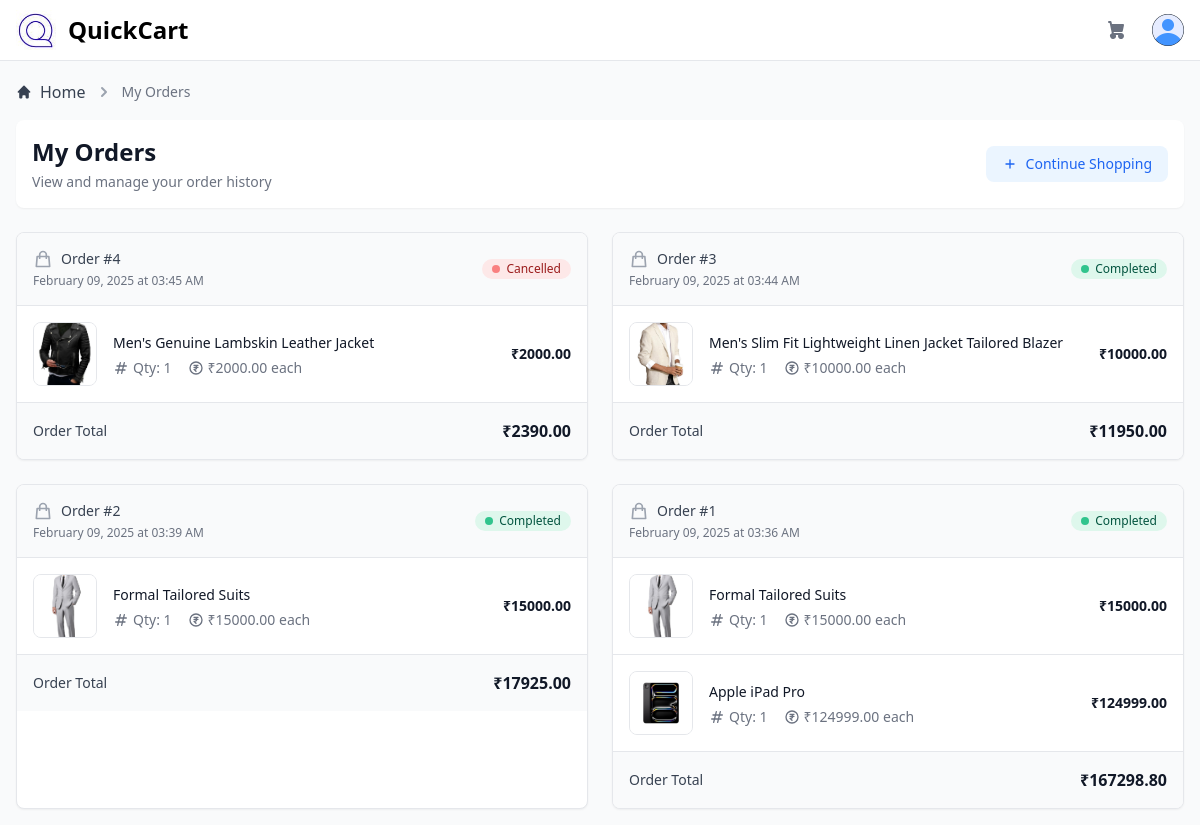
/orders (signed in), run on an earlier commit of the app's database.
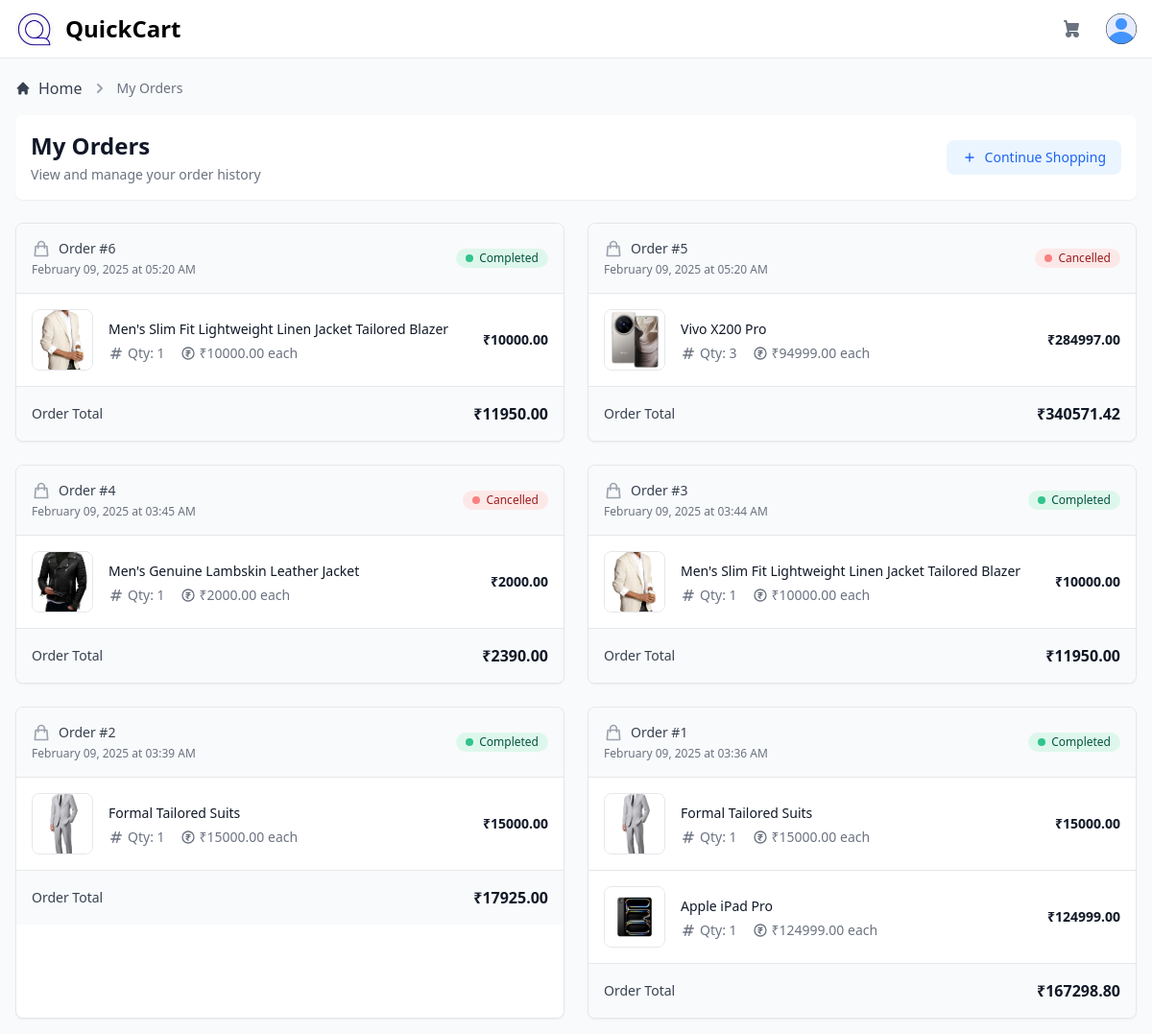
And on a later commit of the database.
### app.py (models this page shows)
class Order(db.Model):
    __tablename__ = "order"
    id = db.Column(db.Integer, primary_key=True)
    user_id = db.Column(db.Integer, db.ForeignKey("user_database.id"), nullable=False)
    total_price = db.Column(db.Float, nullable=False)
    status = db.Column(db.String(50), default="Pending")
    created_at = db.Column(
        db.DateTime,
        default=lambda: datetime.now(timezone("Asia/Kolkata")),
        nullable=False,
    )

class OrderItem(db.Model):
    __tablename__ = "order_item"
    id = db.Column(db.Integer, primary_key=True)
    order_id = db.Column(db.Integer, db.ForeignKey("order.id"), nullable=False)
    product_id = db.Column(db.Integer, db.ForeignKey("product.id"), nullable=False)
    quantity = db.Column(db.Integer, nullable=False)
    price = db.Column(db.Float, nullable=False)  # Store price at the time of purchase
    order = db.relationship("Order", backref="order_items", lazy=True)
    product = db.relationship("Product", backref="order_items", lazy=True)

class Product(db.Model):
    __tablename__ = "product"
    id = db.Column(db.Integer, primary_key=True)
    name = db.Column(db.String(200), nullable=False)
    description = db.Column(db.Text, nullable=False)
    price = db.Column(db.Float, nullable=False)
    category = db.Column(db.String(100), nullable=False)
    rating = db.Column(db.Float, default=0)
    stock = db.Column(db.Integer, default=0)
    image = db.Column(db.String(150), nullable=True)
    created_at = db.Column(db.DateTime, default=datetime.now(timezone("Asia/Kolkata")))
    earning = db.Column(db.Float, default=0)
    supplier_id = db.Column(
        db.Integer, db.ForeignKey("user_database.id"), nullable=False
    )
    reviews = db.relationship("Review", backref="product", lazy=True)
    cart_items = db.relationship("CartItem", backref="product", lazy=True)

### app.py (the view)
@app.route("/orders")
@login_required
def orders():
    user_orders = Order.query.filter_by(user_id=current_user.id)\
        .order_by(Order.created_at.desc())\
        .all()
    min_price = db.session.query(func.min(Product.price)).scalar() or 0
    max_price = db.session.query(func.max(Product.price)).scalar() or 10000
    return render_template("users/orders.html",
                         orders=user_orders,
                         user=current_user,
                         min_price=min_price,
                         max_price=max_price)

### app.py (called while the page is built)
@login_manager.user_loader
def load_user(user_id):
    return UserDatabase.query.get(int(user_id))

@app.context_processor
def inject_cart_data():
    cart_items = []
    cart_count = 0
    if current_user.is_authenticated:
        cart_items = CartItem.query.filter_by(user_id=current_user.id).all()
        cart_count = sum(item.quantity for item in cart_items)
    return dict(cart_items=cart_items, cart_count=cart_count)

@app.context_processor
def inject_cart_data():
    cart_items = []
    cart_count = 0
    if current_user.is_authenticated:
        cart_items = CartItem.query.filter_by(user_id=current_user.id).all()
        cart_count = sum(item.quantity for item in cart_items)
    return dict(cart_items=cart_items, cart_count=cart_count)

### templates/users/orders.html (shortened to what this page needs)
{% extends "layout.html" %}
{% block content %}
<nav class="flex mb-4" aria-label="Breadcrumb">
  <ol class="inline-flex items-center space-x-1 md:space-x-2">
    <li class="inline-flex items-center">
      <a href="{{ url_for('home') }}" class="inline-flex items-center text-gray-700 hover:text-blue-600 dark:text-gray-300 dark:hover:text-white">
        <svg class="w-4 h-4 mr-2" fill="currentColor" viewBox="0 0 20 20" xmlns="http://www.w3.org/2000/svg">
          <path d="M10.707 2.293a1 1 0 00-1.414 0l-7 7a1 1 0 001.414 1.414L4 10.414V17a1 1 0 001 1h2a1 1 0 001-1v-2a1 1 0 011-1h2a1 1 0 011 1v2a1 1 0 001 1h2a1 1 0 001-1v-6.586l.293.293a1 1 0 001.414-1.414l-7-7z"></path>
        </svg>
        Home
      </a>
    </li>
    <li aria-current="page">
      <div class="flex items-center">
        <svg class="w-5 h-5 text-gray-400" fill="currentColor" viewBox="0 0 20 20" xmlns="http://www.w3.org/2000/svg">
          <path fill-rule="evenodd" d="M7.293 14.707a1 1 0 010-1.414L10.586 10 7.293 6.707a1 1 0 011.414-1.414l4 4a1 1 0 010 1.414l-4 4a1 1 0 01-1.414 0z" clip-rule="evenodd"></path>
        </svg>
        <span class="ml-1 text-sm font-medium text-gray-500 md:ml-2 dark:text-gray-400">My Orders</span>
      </div>
    </li>
  </ol>
</nav>
<div class="p-4 bg-white rounded-lg shadow-sm mb-6 dark:bg-gray-800">
  <div class="flex items-center justify-between">
    <div>
      <h1 class="text-xl font-semibold text-gray-900 sm:text-2xl dark:text-white">My Orders</h1>
      <p class="mt-1 text-sm text-gray-500 dark:text-gray-400">View and manage your order history</p>
    </div>
    <a href="{{ url_for('home') }}" class="inline-flex items-center px-4 py-2 text-sm font-medium text-blue-600 bg-blue-50 rounded-lg hover:bg-blue-100 dark:bg-blue-900/20 dark:text-blue-400 dark:hover:bg-blue-900/30">
      <svg class="w-4 h-4 mr-2" fill="none" stroke="currentColor" viewBox="0 0 24 24">
        <path stroke-linecap="round" stroke-linejoin="round" stroke-width="2" d="M12 6v6m0 0v6m0-6h6m-6 0H6"/>
      </svg>
      Continue Shopping
    </a>
  </div>
</div>
<div class="grid grid-cols-1 md:grid-cols-2 gap-6">
  {% if orders %}
    {% for order in orders %}
    <div class="bg-white rounded-lg shadow-sm overflow-hidden border border-gray-200 hover:border-gray-300 transition-colors dark:bg-gray-800 dark:border-gray-700 dark:hover:border-gray-600">
      <div class="p-4 bg-gray-50 border-b border-gray-200 dark:bg-gray-800/50 dark:border-gray-700">
        <div class="flex flex-wrap items-center justify-between gap-2">
          <div>
            <div class="flex items-center gap-2">
              <svg class="w-5 h-5 text-gray-400" fill="none" stroke="currentColor" viewBox="0 0 24 24">
                <path stroke-linecap="round" stroke-linejoin="round" stroke-width="2" d="M16 11V7a4 4 0 00-8 0v4M5 9h14l1 12H4L5 9z"/>
              </svg>
              <p class="text-sm font-medium text-gray-700 dark:text-gray-300">Order #{{ order.id }}</p>
            </div>
            <p class="mt-1 text-xs text-gray-500 dark:text-gray-400">
              {{ order.created_at.strftime('%B %d, %Y at %I:%M %p') }}
            </p>
          </div>
          <div class="flex items-center gap-3">
            <span class="inline-flex items-center px-2.5 py-0.5 rounded-full text-xs font-medium
              {% if order.status == 'Pending' %}
                bg-yellow-100 text-yellow-800 dark:bg-yellow-900/30 dark:text-yellow-500
              {% elif order.status == 'Completed' %}
                bg-green-100 text-green-800 dark:bg-green-900/30 dark:text-green-500
              {% elif order.status == 'Cancelled' %}
                bg-red-100 text-red-800 dark:bg-red-900/30 dark:text-red-500
              {% endif %}
            ">
              <span class="flex w-2 h-2 mr-1.5 rounded-full
                {% if order.status == 'Pending' %}
                  bg-yellow-400
                {% elif order.status == 'Completed' %}
                  bg-green-400
                {% elif order.status == 'Cancelled' %}
                  bg-red-400
                {% endif %}
              "></span>
              {{ order.status }}
            </span>
          </div>
        </div>
      </div>
      <div class="divide-y divide-gray-200 dark:divide-gray-700">
        {% for item in order.order_items %}
        <div class="p-4">
          <div class="flex items-center gap-4">
            <div class="flex-shrink-0">
              {% if item.product.image %}
                <img class="w-16 h-16 rounded-lg object-cover border border-gray-200 dark:border-gray-700"
                     src="{{ url_for('static', filename='dist/product_images/' + item.product.image) }}"
                     alt="{{ item.product.name }}">
              {% else %}
                <div class="w-16 h-16 bg-gray-100 rounded-lg border border-gray-200 dark:bg-gray-700 dark:border-gray-600"></div>
              {% endif %}
            </div>
            <div class="flex-1 min-w-0">
              <a href="{{ url_for('product_page', product_id=item.product.id) }}"
                 class="text-sm font-medium text-gray-900 hover:text-blue-600 dark:text-white dark:hover:text-blue-400">
                {{ item.product.name }}
              </a>
              <div class="mt-1 flex items-center gap-4 text-sm text-gray-500 dark:text-gray-400">
                <span class="flex items-center">
                  <svg class="w-4 h-4 mr-1" fill="none" stroke="currentColor" viewBox="0 0 24 24">
                    <path stroke-linecap="round" stroke-linejoin="round" stroke-width="2" d="M7 20l4-16m2 16l4-16M6 9h14M4 15h14"/>
                  </svg>
                  Qty: {{ item.quantity }}
                </span>
                <span class="flex items-center">
                  <svg class="w-4 h-4 mr-1" fill="none" stroke="currentColor" viewBox="0 0 24 24">
                    <path stroke-linecap="round" stroke-linejoin="round" stroke-width="2" d="M9 8h6m-5 0a3 3 0 110 6H9l3 3m-3-6h6m6 1a9 9 0 11-18 0 9 9 0 0118 0z"/>
                  </svg>
                  ₹{{ "%.2f"|format(item.price) }} each
                </span>
              </div>
            </div>
            <div class="text-right">
              <p class="text-sm font-semibold text-gray-900 dark:text-white">
                ₹{{ "%.2f"|format(item.price * item.quantity) }}
              </p>
            </div>
          </div>
        </div>
        {% endfor %}
      </div>
      <div class="p-4 bg-gray-50 dark:bg-gray-800/50 border-t border-gray-200 dark:border-gray-700">
        <div class="flex justify-between items-center">
          <span class="text-sm font-medium text-gray-700 dark:text-gray-300">Order Total</span>
          <span class="text-base font-semibold text-gray-900 dark:text-white">₹{{ "%.2f"|format(order.total_price) }}</span>
        </div>
      </div>
    </div>
    {% endfor %}
  {% endif %}
</div>
{% endblock %}

### templates/layout.html (shortened to what this page needs)
<!DOCTYPE html>
<html lang="en">
  <head>
    <link href="https://cdnjs.cloudflare.com/ajax/libs/flowbite/2.3.0/flowbite.min.css" rel="stylesheet" />
    <link
      rel="stylesheet"
      href="{{url_for('static',filename='dist/css/output.css')}}"
    />
  </head>
  <body>
    <div class="antialiased bg-gray-50 dark:bg-gray-900">
      {% include 'components/navbar.html' %}
      <main class="p-4 {% if not request.endpoint in ['product_page', 'orders', 'offers', 'recently_viewed', 'wishlist'] %}md:ml-72{% endif %} h-auto pt-20">
        <div>{% block content %}{% endblock %}</div>
      </main>
    </div>
  </body>
</html>

### templates/components/navbar.html (shortened to what this page needs)
<nav
  class="bg-white border-b border-gray-200 px-4 py-2.5 dark:bg-gray-800 dark:border-gray-700 fixed left-0 right-0 top-0 z-50"
>
  <div class="flex flex-wrap justify-between items-center">
    <div class="flex justify-start items-center">
      <a
        href="{{ url_for('home') }}"
        class="flex items-center justify-between mr-4"
      >
        <img
          src="{{url_for('static',filename='dist/images/logo.jpg')}}"
          class="mr-3 h-10"
          alt="Flowbite Logo"
        />
        <span
          class="self-center text-2xl font-semibold whitespace-nowrap dark:text-white"
          >QuickCart</span
        >
      </a>
    </div>
    <div class="flex items-center lg:order-2">
      <button
        type="button"
        data-dropdown-toggle="Cart-dropdown"
        class="p-2 mr-1 text-gray-500 rounded-lg hover:text-gray-900 hover:bg-gray-100 dark:text-gray-400 dark:hover:text-white dark:hover:bg-gray-700 focus:ring-4 focus:ring-gray-300 dark:focus:ring-gray-600"
      >
      </button>
      <button
        type="button"
        class="flex mx-3 text-sm bg-gray-800 rounded-full md:mr-0 focus:ring-4 focus:ring-gray-300 dark:focus:ring-gray-600"
        id="user-menu-button"
        aria-expanded="false"
        data-dropdown-toggle="dropdown"
      >
        <img
          class="w-8 h-8 rounded-full"
          src="{{url_for('static',filename='dist/images/user.png')}}"
          alt="user photo"
        />
      </button>
    </div>
  </div>
</nav>

What changed in the data, as far as the page shows it:
added Order: id "6", created_at "February 09, 2025 at 05:20 AM", status "Completed", total_price "11950.00"
added OrderItem: image (picture), product.name "Men's Slim Fit Lightweight Linen Jacket Tailored Blazer", quantity "1", price "10000.00", item.price*item.quantity "10000.00", shown under "6"
added Order: id "5", created_at "February 09, 2025 at 05:20 AM", status "Cancelled", total_price "340571.42"
added OrderItem: image (picture), product.name "Vivo X200 Pro", quantity "3", price "94999.00", item.price*item.quantity "284997.00", shown under "5"
